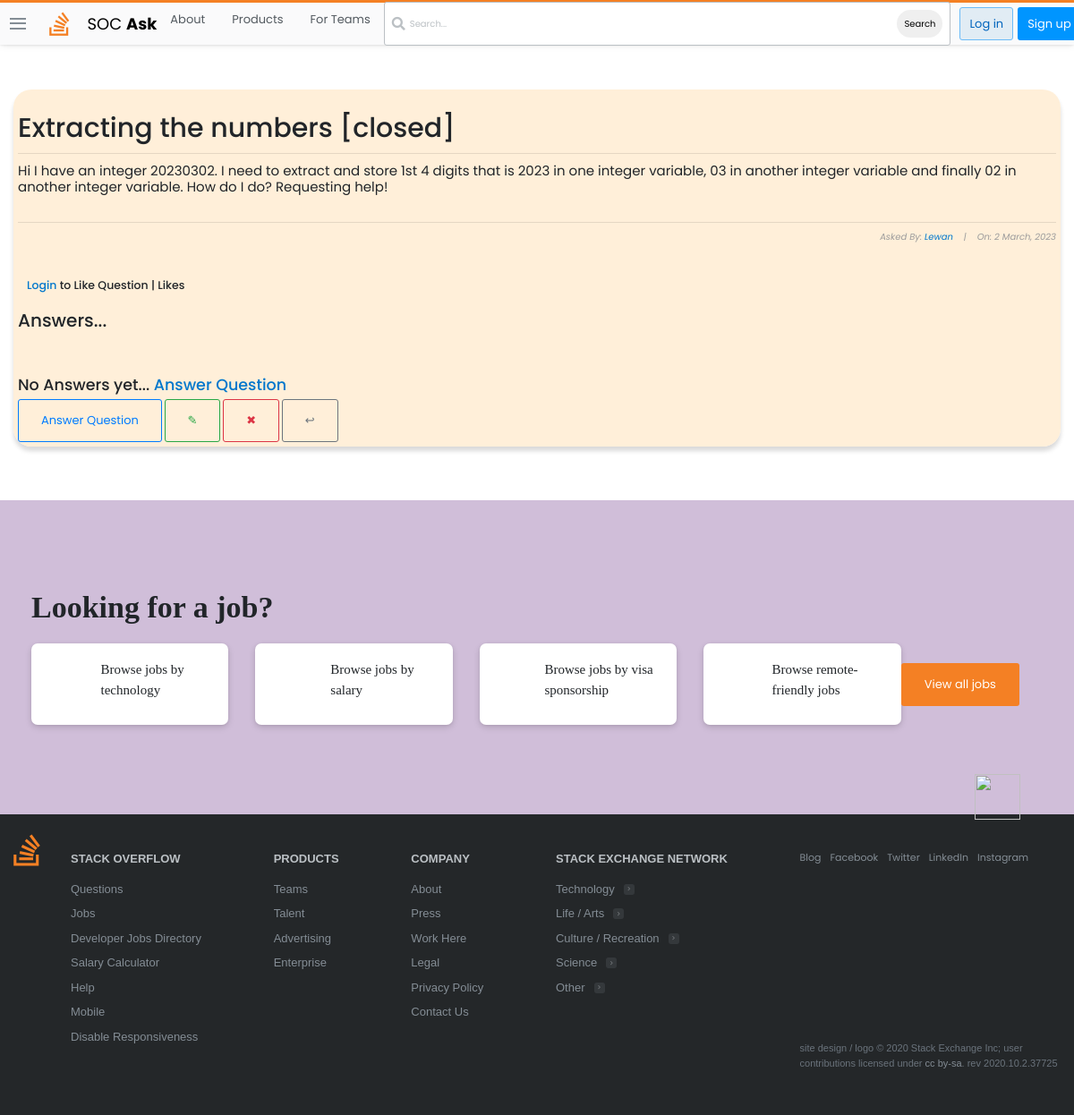
The app's page /questions/2/ with its own data.
### stackbase/models.py (models this page shows, shortened)
class Question(models.Model):
    user = models.ForeignKey(User, on_delete=models.CASCADE)
    title = models.CharField(max_length=10000)
    content = models.TextField(null=True, blank=True)
    date_created = models.DateTimeField(default=timezone.now)

### stackbase/views.py (the view)
# urls.py: path('questions/<int:pk>/', views.QuestionDetailView.as_view(),
class QuestionDetailView(DetailView):
    model = Question
    context_object_name = 'question'

### stackbase/templates/stackbase/question_detail.html (shortened to what this page needs)
{% extends 'base.html' %}
{% block content %}
<!DOCTYPE html>
<html lang="en">
<head>
</head>
<body>
    <div class="container">
        <div class="list-question">
            <div class="questions">
                <div class="container" style="background-color: rgba(255, 235, 209, 0.808); padding: 5px; box-shadow: rgba(0, 0, 0, 0.15) 0px 5px 5px 0px; border-radius: 20px;" >
                    <h3 id="fh3">{{question.title}}</h3>
                    <hr>
                    <h6 id="fh6">{{ question.content|safe }}</h6>
                    <hr>
                    <h6 id="fh6" style="font-size: 10px; font-style: italic; color: rgb(155, 155, 155); text-align: right;">Asked By: <a href="{% url 'profile' %}">{{ object.user|title }}</a>&nbsp;&nbsp;&nbsp; |&nbsp;&nbsp;&nbsp; On: {{ object.date_created|date:"j F, Y" }}</h6>
                    <br>
                        <form action="" method="POST">
                            {% if user.is_authenticated %}
                                {% if liked %}
                                    <div style="display: flex; align-items: center; margin-left: 10px;">
                                        <button type="submit" name="question_id" value="{{ question.id }}" style="border: none; border-radius: 60px;"><img src="https://image.similarpng.com/very-thumbnail/2020/06/Dislike-icon-transparent-PNG.png" alt="" style="width: 40px;"></button> <h5 style="margin-left: 10px; cursor: pointer;"> |  {{ total_likes }} Likes</h5>
                                    </div>
                                {% else %}
                                    <div style="display: flex; align-items: center; margin-left: 10px;">
                                        <button type="submit" name="question_id" value="{{ question.id }}" style="border: none; border-radius: 30px;"><img src="https://i.pinimg.com/originals/39/44/6c/39446caa52f53369b92bc97253d2b2f1.png" alt="" style="width: 40px;"></button> <h5 style="margin-left: 10px; cursor: pointer;"> |  {{ total_likes }} Likes</h5>
                                    </div>
                                {% endif %}
                            {% else %}
                                <h5 style="margin-left: 10px; cursor: pointer;"><a href="{% url 'login' %}">Login</a> to Like Question |  {{ total_likes }} Likes</h5>
                            {% endif %}
                        </form>
                    <br>
                    <h2>Answers...</h2> <br><br><br>
                    {% if not question.comment.all %}
                        <h3>No Answers yet... <a href="">Answer Question</a> </h3>
                    {% else %}
                        {% for comment in question.comment.all %}
                            <h3 style="font-weight: normal; font-size: 15px;">{{comment.content|safe}}</h3>
                            <h3 style="font-size: 10px;">Answered by: <i><a href="">{{comment.name}}</a> - On: {{comment.date_created|date:"j F, Y"}}</i></h3>
                            <hr>
                        {% endfor %}
                    {% endif %}
                    <a class="btn btn-outline-primary" id="fa" href="" style="text-decoration: none;">Answer Question</a>
                    <a style="text-decoration: none; " class="btn btn-outline-success" href="">&#x270E;</a>
                    <a style="text-decoration: none; " class="btn btn-outline-danger" href="">&#x2716;</a>
                    <a style="text-decoration: none; " class="btn btn-outline-secondary" href="{% url 'stackbase:question-list' %}">&#x21a9;</a>
                </div> <br><br>
                </div> <br>
            </div>
        </div>
        <br>
</body>
</html>
{% endblock content %}

### static/main.css (style rules this page uses)
:root { --white: #fff; --black: #0c0d0e; --orange: #f48024; --yellow: #fbf2d4; --green: #5eba7d; --blue: #0077cc; --powder: #e1ecf4; --red: #d1383d; --black-025: #fafafb; --black-050: #eff0f1; --black-075: #e4e6e8; --black-100: #d6d9dc; --black-150: #c8ccd0; --black-200: #bbc0c4; --black-300: #9fa6ad; --black-350: #9199a1; --black-400: #848d95; --black-500: #6a737c; --black-600: #535a60; --black-700: #3c4146; --black-750: #2f3337; --black-800: #242729; --black-900: #0c0d0e; --orange-050: #fff7f2; --orange-100: #fee3cf; --orange-200: #fcd0ad; --orange-300: #f7aa6d; --orange-400: #f48024; --orange-500: #f2720c; --orange-600: #da670b; --orange-700: #bd5c00; --orange-800: #a35200; --orange-900: #874600; --blue-050: #f2f9ff; --blue-100: #cfeafe; --blue-200: #addafc; --blue-300: #6cbbf7; --blue-400: #379fef; --blue-500: #0095ff; --blue-600: #0077cc; --blue-700: #0064bd; --blue-800: #0054a3; --blue-900: #004487; --powder-050: #f4f8fb; --powder-100: #e1ecf4; --powder-200: #d1e5f1; --powder-300: #b3d3ea; --powder-400: #a0c7e4; --powder-500: #7aa7c7; --powder-600: #5b8db1; --powder-700: #39739d; --powder-800: #2c5777; --powder-900: #1e3c52; --green-025: #eef8f1; --green-050: #dcf0e2; --green-100: #cae8d4; --green-200: #a6d9b7; --green-300: #82ca9a; --green-400: #5eba7d; --green-500: #48a868; --green-600: #3d8f58; --green-700: #2f6f44; --green-800: #29603b; --green-900: #1e472c; --yellow-050: #fdf7e3; --yellow-100: #fbf2d4; --yellow-200: #f1e5bc; --yellow-300: #e6d178; --yellow-400: #e9c63f; --yellow-500: #ddb624; --yellow-600: #cea51b; --yellow-700: #b89516; --yellow-800: #9f8010; --yellow-900: #826a0b; --red-050: #fdf3f4; --red-100: #f9d3d7; --red-200: #f4b4bb; --red-300: #e87c87; --red-400: #de535e; --red-500: #d1383d; --red-600: #c02d2e; --red-700: #ac2726; --red-800: #942121; --red-900: #7a1819; --gold: #ffcc01; --gold-lighter: #fff4d1; --gold-darker: #f1b600; --silver: #b4b8bc; --silver-lighter: #e8e8e8; --silver-darker: #9a9c9f; --bronze: #caa789; --bronze-lighter: #f2e9e1; --bronze-darker: #ab825f; --fc-dark: #0c0d0e; --fc-medium: #3c4146; --fc-light: #6a737c; --focus-ring: rgba(0,149,255,0.15); --focus-ring-success: rgba(166,217,183,0.4); --focus-ring-warning: rgba(233,198,63,0.4); --focus-ring-error: rgba(192,45,46,0.15); --focus-ring-muted: rgba(36,39,41,0.1); --bs-sm: 0 1px 2px rgba(0,0,0,0.05),0 1px 4px rgba(0,0,0,0.05),0 2px 8px rgba(0,0,0,0.05); --bs-md: 0 1px 3px rgba(0,0,0,0.06),0 2px 6px rgba(0,0,0,0.06),0 3px 8px rgba(0,0,0,0.09); --bs-lg: 0 1px 4px rgba(0,0,0,0.09),0 3px 8px rgba(0,0,0,0.09),0 4px 13px rgba(0,0,0,0.13); --scrollbar: rgba(0,0,0,0.2); --highlight-bg: #f6f6f6; --highlight-color: #2f3337; --highlight-comment: #656e77; --highlight-punctuation: var(--black-600); --highlight-namespace: #b75501; --highlight-attribute: #015692; --highlight-literal: #b75501; --highlight-symbol: #803378; --highlight-keyword: #015692; --highlight-variable: #54790d; --highlight-addition: #2f6f44; --highlight-deletion: #c02d2e; --dark-blue:#2b2d6e; --magnolia:#f7f6f9; }
*, *::before, *::after { margin: 0; padding: 0; box-sizing: border-box; }
html { font-family: Arial, "Helvetica Neue", Helvetica, sans-serif; font-size: 10px; color: var(--black-800); }
.container { width: 100%; max-width: 126.4rem; margin: 0 auto; padding: 0 1.5rem; }
a { text-decoration: none; color: var(--blue-600); cursor: pointer; }
.btn { text-align: center; font-size: 1.3rem; border-radius: 3px; transition: all 0.5s; padding: 1.3rem 2.5rem; }

### stackbase/templates/stackbase/question_detail.html (style rules this page uses)
body { margin-top: 100px; font-family: 'Poppins', sans-serif; }
#fh3 { text-align: center; font-size: 30px; padding-top: 20px; text-align: left; }
#fh6 { text-align: left; font-size: 15px; padding-bottom: 20px; font-weight: normal; }

### records on screen
Question: title "Extracting the numbers [closed]", content "Hi I have an integer 20230302. I need to extract and store 1st 4 digits that is 2023 in one integer variable, 03 in another integer variable and finally 02 in another integer variable. How do I do? Requesting help!", user "Lewan", date_created "2 March, 2023"
